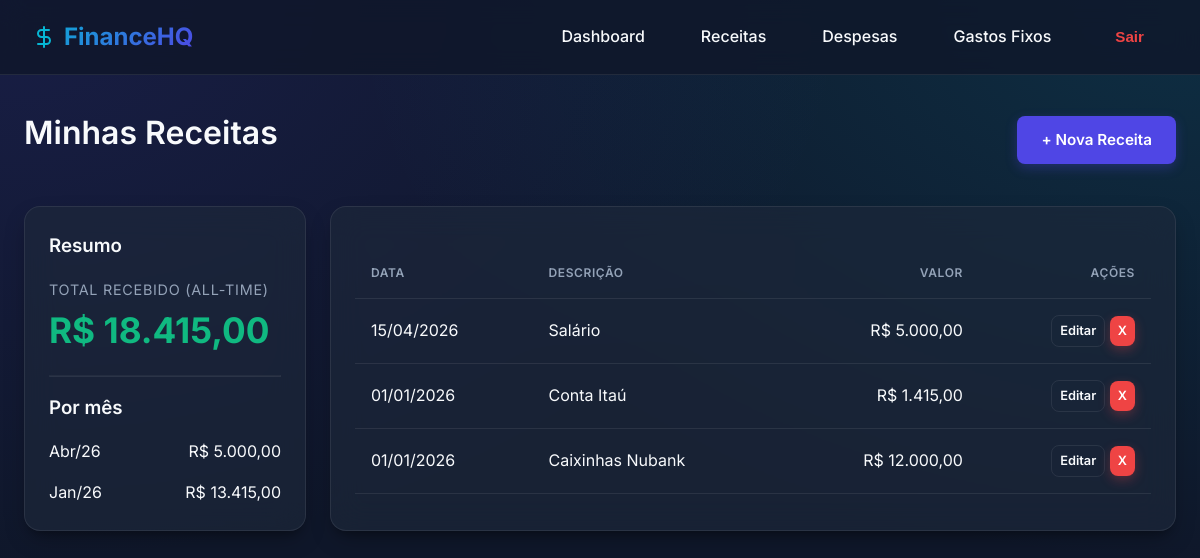
/receitas/ (signed in), run on the app's committed database.
### core/models.py (models this page shows, shortened)
class Receita(models.Model):
    usuario = models.ForeignKey(User, on_delete=models.CASCADE, related_name='receitas')
    valor = models.DecimalField(max_digits=12, decimal_places=2)
    descricao = models.CharField(max_length=200, blank=True, default='')
    data = models.DateField()
    created_at = models.DateTimeField(auto_now_add=True)
    class Meta:
        ordering = ['-data', '-created_at']
        verbose_name = 'Receita'
        verbose_name_plural = 'Receitas'

### core/views.py (the view)
# urls.py: path('receitas/', views.receita_list, name='receita_list'),
@login_required
def receita_list(request):
    receitas = Receita.objects.filter(usuario=request.user)
    total = receitas.aggregate(t=Sum('valor'))['t'] or Decimal('0')
    por_mes = (
        receitas.annotate(mes=TruncMonth('data'))
        .values('mes')
        .annotate(total=Sum('valor'))
        .order_by('-mes')
    )
    return render(request, 'receitas/list.html', {
        'receitas': receitas,
        'total': total,
        'por_mes': por_mes,
    })

### core/templatetags/finance_filters.py (called while the page is built)
@register.filter
def currency(value):
    if value is None:
        return 'R$ 0,00'
    try:
        return f"R$ {float(value):,.2f}".replace(',', 'X').replace('.', ',').replace('X', '.')
    except (ValueError, TypeError):
        return value

### templates/receitas/list.html (shortened to what this page needs)
{% extends 'base.html' %}
{% load finance_filters %}
{% block content %}
<div class="header-actions mb-2">
    <h1>Minhas Receitas</h1>
    <a href="{% url 'receita_create' %}" class="btn btn-primary">+ Nova Receita</a>
</div>
<div class="dash-grid layout-1-3">
    <div class="card" style="height: fit-content;">
        <h3>Resumo</h3>
        <div class="mt-1 mb-1">
            <span class="metric-title">Total Recebido (All-Time)</span>
            <div class="metric-value success">{{ total|currency }}</div>
        </div>
        <hr style="border-color:var(--glass-border); margin: 1rem 0">
        <h3>Por mês</h3>
        {% for p in por_mes %}
        <div class="flex justify-between mt-1">
            <span>{{ p.mes|date:"M/y" }}</span>
            <span class="success">{{ p.total|currency }}</span>
        </div>
        {% endfor %}
    </div>
    <div class="card">
        <div class="table-container">
            <table>
                <thead>
                    <tr>
                        <th>Data</th>
                        <th>Descrição</th>
                        <th class="text-right">Valor</th>
                        <th class="text-right">Ações</th>
                    </tr>
                </thead>
                <tbody>
                    {% for r in receitas %}
                    <tr>
                        <td>{{ r.data|date:"d/m/Y" }}</td>
                        <td>{{ r.descricao|default:"-" }}</td>
                        <td class="text-right success">{{ r.valor|currency }}</td>
                        <td class="text-right">
                            <a href="{% url 'receita_update' r.pk %}" class="btn btn-outline" style="padding: 0.3rem 0.5rem; font-size:0.8rem">Editar</a>
                            <a href="{% url 'receita_delete' r.pk %}" class="btn btn-danger" style="padding: 0.3rem 0.5rem; font-size:0.8rem">X</a>
                        </td>
                    </tr>
                    {% empty %}
                    <tr><td colspan="4" class="text-center">Nenhuma receita registrada ainda.</td></tr>
                    {% endfor %}
                </tbody>
            </table>
        </div>
    </div>
</div>
{% endblock %}

### static/css/style.css (style rules this page uses)
:root { --bg-color: #0f172a; --bg-card: rgba(30, 41, 59, 0.65); --bg-card-hover: rgba(30, 41, 59, 0.85); --glass-border: rgba(255, 255, 255, 0.08); --primary: #4f46e5; --primary-hover: #4338ca; --accent: #06b6d4; --success: #10b981; --danger: #ef4444; --warning: #f59e0b; --text-main: #f8fafc; --text-muted: #94a3b8; --radius: 16px; --shadow: 0 10px 25px -5px rgba(0, 0, 0, 0.3), 0 8px 10px -6px rgba(0, 0, 0, 0.3); }
* { box-sizing: border-box; margin: 0; padding: 0; }
body { font-family: 'Inter', sans-serif; background-color: var(--bg-color); background-image: radial-gradient(at 0% 0%, rgba(79, 70, 229, 0.15) 0px, transparent 50%), radial-gradient(at 100% 0%, rgba(6, 182, 212, 0.15) 0px, transparent 50%); background-attachment: fixed; color: var(--text-main); line-height: 1.6; min-height: 100vh; }
h1, h2, h3, h4 { color: var(--text-main); font-weight: 600; margin-bottom: 1rem; }
a { color: var(--accent); text-decoration: none; transition: 0.2s; }
.card { background: var(--bg-card); backdrop-filter: blur(16px); -webkit-backdrop-filter: blur(16px); border: 1px solid var(--glass-border); border-radius: var(--radius); padding: 1.5rem; box-shadow: var(--shadow); transition: transform 0.2s, box-shadow 0.2s; }
.dash-grid { display: grid; grid-template-columns: repeat(auto-fit, minmax(280px, 1fr)); gap: 1.5rem; margin-bottom: 2rem; }
.metric-title { font-size: 0.9rem; color: var(--text-muted); text-transform: uppercase; letter-spacing: 0.05em; }
.metric-value { font-size: 2.2rem; font-weight: 700; color: var(--text-main); }
.metric-value.success { color: var(--success); }
.btn { display: inline-flex; align-items: center; justify-content: center; gap: 0.5rem; padding: 0.75rem 1.5rem; border-radius: 8px; font-weight: 600; font-size: 0.95rem; cursor: pointer; border: none; transition: all 0.2s; text-decoration: none; }
.btn-primary { background: var(--primary); color: white; box-shadow: 0 4px 12px rgba(79, 70, 229, 0.3); }
.btn-danger { background: var(--danger); color: white; box-shadow: 0 4px 12px rgba(239, 68, 68, 0.3); }
.btn-outline { background: transparent; border: 1px solid var(--glass-border); color: var(--text-main); }
.table-container { overflow-x: auto; margin-top: 1rem; }
table { width: 100%; border-collapse: collapse; text-align: left; }
th, td { padding: 1rem; border-bottom: 1px solid var(--glass-border); }
td:first-child { white-space: nowrap; }
th { font-weight: 600; color: var(--text-muted); text-transform: uppercase; font-size: 0.75rem; letter-spacing: 0.05em; }
.text-right { text-align: right; white-space: nowrap; }
.mt-1 { margin-top: 1rem; }
.mb-1 { margin-bottom: 1rem; }
.mb-2 { margin-bottom: 2rem; }
.flex { display: flex; }
.justify-between { justify-content: space-between; }
.layout-1-3 { grid-template-columns: 1fr 3fr; }
.header-actions { display: flex; justify-content: space-between; align-items: center; }

### data on the page
Receita: data "15/04/2026", descricao "Salário", valor "R$ 5.000,00"
Receita: data "01/01/2026", descricao "Conta Itaú", valor "R$ 1.415,00"
Receita: data "01/01/2026", descricao "Caixinhas Nubank", valor "R$ 12.000,00"

### other printed values
{{ total|currency }} "R$ 18.415,00"
{{ p.mes|date:"M/y" }} "Abr/26" "Jan/26"
{{ p.total|currency }} "R$ 5.000,00" "R$ 13.415,00"
